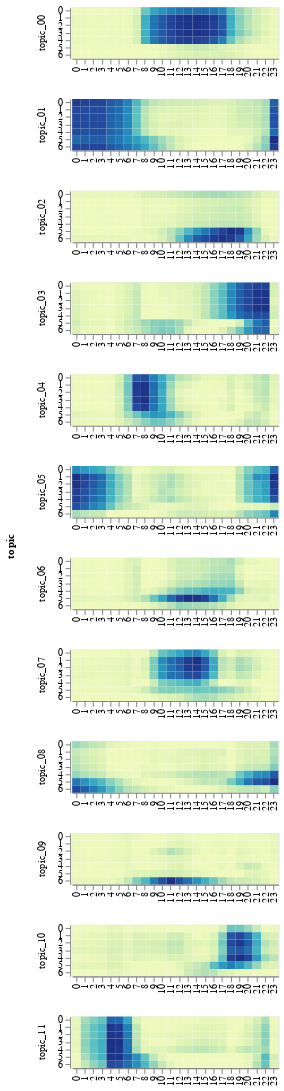

The notebook cell saved with this chart:
### Code cell
alt.Chart(df_topic)\
.mark_rect()\
.encode(
    alt.X('hour:O', axis=alt.Axis(title='')),
    alt.Y('day:O', axis=alt.Axis(title='')),
    color=alt.Color('score:Q', legend=None)
)\
.properties(width=200, height=50)\
.facet(row='topic:N')\
.resolve_scale(color='independent', x='independent')

### Figure 1 — Vega-Lite specification as saved in the notebook (floating-point values rounded to 4 significant figures; data arrays with more than 128 entries replaced by an {"elided": "..."} marker saying what was removed)
{"$schema": "https://vega.github.io/schema/vega-lite/v2.6.0.json", "config": {"view": {"height": 300, "width": 400}}, "data": {"name": "data-54d632e75a646d1510d25b56401b585b"}, "datasets": {"data-54d632e75a646d1510d25b56401b585b": {"elided": "2016 records"}}, "facet": {"row": {"field": "topic", "type": "nominal"}}, "resolve": {"scale": {"color": "independent", "x": "independent", "y": "shared"}}, "spec": {"encoding": {"color": {"field": "score", "legend": null, "type": "quantitative"}, "x": {"axis": {"title": ""}, "field": "hour", "type": "ordinal"}, "y": {"axis": {"title": ""}, "field": "day", "type": "ordinal"}}, "height": 50, "mark": "rect", "width": 200}}
